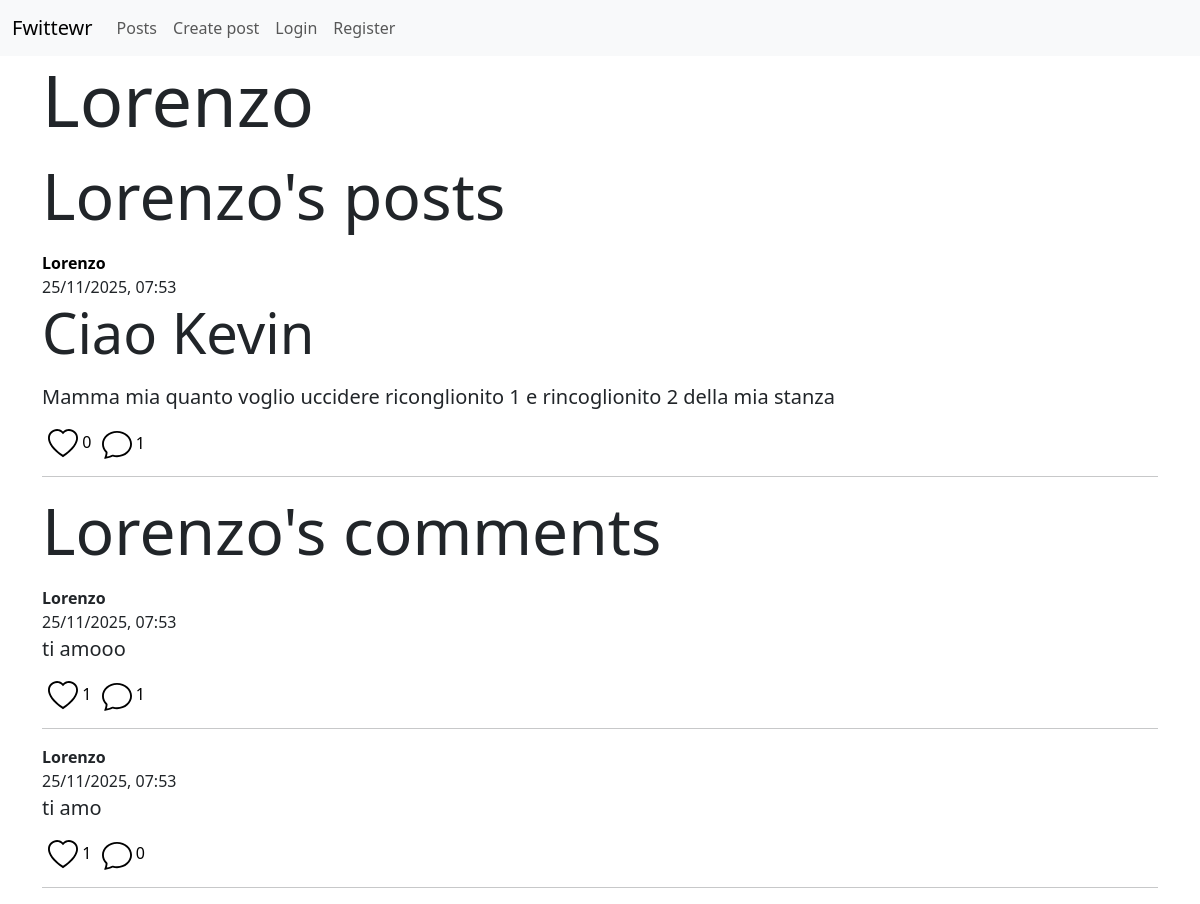
The app's page /show-user/2 (signed in) with its own data.
### app/models.py (models this page shows)
class User(db.Model, UserMixin):
    id = db.Column(db.Integer, primary_key=True)
    username = db.Column(db.String(20), nullable=False, unique=True)
    password = db.Column(db.String(80), nullable=False)
    created_posts = db.relationship('Post', backref='user', lazy='select')
    created_comments = db.relationship('Comment', backref='user', lazy='select')
    liked_posts = db.relationship('Post', secondary=liked_posts, backref='liked_users', lazy='select')
    liked_comments = db.relationship('Comment', secondary=liked_comments, backref = 'liked_users', lazy='select')

class Post(db.Model):
    id = db.Column(db.Integer, primary_key=True)
    title = db.Column(db.String(50))
    content = db.Column(db.String(200), nullable=False)
    creation_date = db.Column(db.DateTime(timezone=True), default=datetime.now(timezone.utc))
    deleted = db.Column(db.Boolean, default=False)
    comments = db.relationship('Comment', backref='referenced_post', lazy='select')
    user_id = db.Column(db.Integer, db.ForeignKey('user.id'), nullable=False)

class Comment(db.Model):
    id = db.Column(db.Integer, primary_key=True)
    content = db.Column(db.String(200), nullable=False)
    creation_date = db.Column(db.DateTime(timezone=True), default=datetime.now(timezone.utc))
    deleted = db.Column(db.Boolean, default=False)
    comments = db.relationship('Comment', backref=backref('referenced_comment', remote_side=[id]), lazy='select')
    referenced_comment_id = db.Column(db.Integer, db.ForeignKey('comment.id'))
    referenced_post_id = db.Column(db.Integer, db.ForeignKey('post.id'))
    user_id = db.Column(db.Integer, db.ForeignKey('user.id'), nullable=False)
    __table_args__ = (
        CheckConstraint(
            'referenced_comment_id IS NOT NULL OR referenced_post_id IS NOT NULL',
            name='check_comment_or_post_not_null'
        ),
    )

### app/routes/home_bp.py (the view)
@home_bp.route('/show-user/<id>')
@login_required
def show_user(id):
    user = User.query.filter_by(id=id).first_or_404()
    return render_template('home/user.html', user=user)

### app/__init__.py (called while the page is built)
def create_app():
    app = Flask(__name__)
    app.config['SQLALCHEMY_DATABASE_URI'] = 'sqlite:///database.db'
    app.secret_key = 'thisisasecretkey'
    db.init_app(app)
    bcrypt.init_app(app)
    login_manager.init_app(app)
    csrf.init_app(app)
    login_manager.login_view = 'auth.login'
    @login_manager.user_loader
    def load_user(user_id):
        return User.query.get(int(user_id))
    app.register_blueprint(auth_bp)
    app.register_blueprint(home_bp)
    app.register_blueprint(errors_bp)
    return app

### app/templates/home/user.html (shortened to what this page needs)
{% extends 'base.html' %}
{% from 'home/post-macros.html' import post_to_render, comment_to_render %}
{% block body %}
<div>
    <p class="display-2"><b>{{ user.username }}</b></p>
    <p class="display-3 mt-3">{{ user.username }}'s posts</p>
    <div class="mt-2">
    {% for post in user.created_posts | selectattr('deleted', 'equalto', False) %}
    {{ post_to_render(post) }}
    {% endfor %}
    </div>
    <p class="display-3 mt-3">{{ user.username }}'s comments</p>
    {% for comment in user.created_comments | selectattr('deleted', 'equalto', False) %}
        {{ comment_to_render(comment) }}
    {% endfor %}
</div>
{% endblock %}

### app/templates/home/post-macros.html (shortened to what this page needs)
{% macro post_to_render(post, current_user) %}
<div class="col-12">
    <figure>
        <figcaption>
            <a href="{{ url_for('home.show_user', id=post.user.id) }}" style="color: black; text-decoration: none">
                <b>{{ post.user.username }}</b> <br>
            </a>
            {{ post.creation_date.strftime('%d/%m/%Y, %H:%M') }}
        </figcaption>
        {% if post.title %}
        <p class="display-4">{{ post.title }}</p>
        {% endif %}
        <p class="blockquote">{{ post.content }}</p>
        <button onclick="like_post(this, '{{ post.id }}')" style="background-color:transparent; border:0px">
            {% if current_user in post.liked_users %}
                <img style="width: 30px" src="{{ url_for('static', filename='icons/heart-fill.svg') }}" alt="">
            {% else %}
                <img style="width: 30px" src="{{ url_for('static', filename='icons/heart.svg') }}" alt="">
            {% endif %}
            <span>{{ post.liked_users|length }}</span>
        </button>
        <a href="{{ url_for('home.show_post_comments', id=post.id) }}" style="text-decoration: none; border:0px; color: black">
            <img style="width: 30px" src="{{ url_for('static', filename='icons/chat.svg') }}" alt="">
            <span>{{ post.comments|length }}</span>
        </a>
    </figure>
    <hr>
</div>
{% endmacro %}
{% macro comment_to_render(comment, current_user) %}
<div class="col-12">
    <figure>
        <figcaption>
            <b>{{ comment.user.username }}</b> <br>
            {{ comment.creation_date.strftime('%d/%m/%Y, %H:%M') }}
        </figcaption>
        <p class="blockquote">{{ comment.content }}</p>
        <button onclick="like_comment(this, '{{ comment.id }}')" style="background-color:transparent; border:0px">
            {% if current_user in comment.liked_users %}
                <img style="width: 30px" src="{{ url_for('static', filename='icons/heart-fill.svg') }}" alt="">
            {% else %}
                <img style="width: 30px" src="{{ url_for('static', filename='icons/heart.svg') }}" alt="">
            {% endif %}
            <span>{{ comment.liked_users|length }}</span>
        </button>
        <a style="text-decoration: none; border:0px; color: black" href="{{ url_for('home.show_comment_comments', id=comment.id) }}">
            <img style="width: 30px" src="{{ url_for('static', filename='icons/chat.svg') }}" alt="">
            <span>{{ comment.comments|length }}</span>
        </a>
    </figure>
    <hr>
</div>
{% endmacro %}

### records on screen
User: username "Lorenzo"
Post: user.username "Lorenzo", creation_date "25/11/2025, 07:53", title "Ciao Kevin", content "Mamma mia quanto voglio uccidere riconglionito 1 e rincoglionito 2 della mia stanza", liked_users|length "0", comments|length "1"
Comment: user.username "Lorenzo", creation_date "25/11/2025, 07:53", content "ti amooo", liked_users|length "1", comments|length "1"
Comment: user.username "Lorenzo", creation_date "25/11/2025, 07:53", content "ti amo", liked_users|length "1", comments|length "0"
